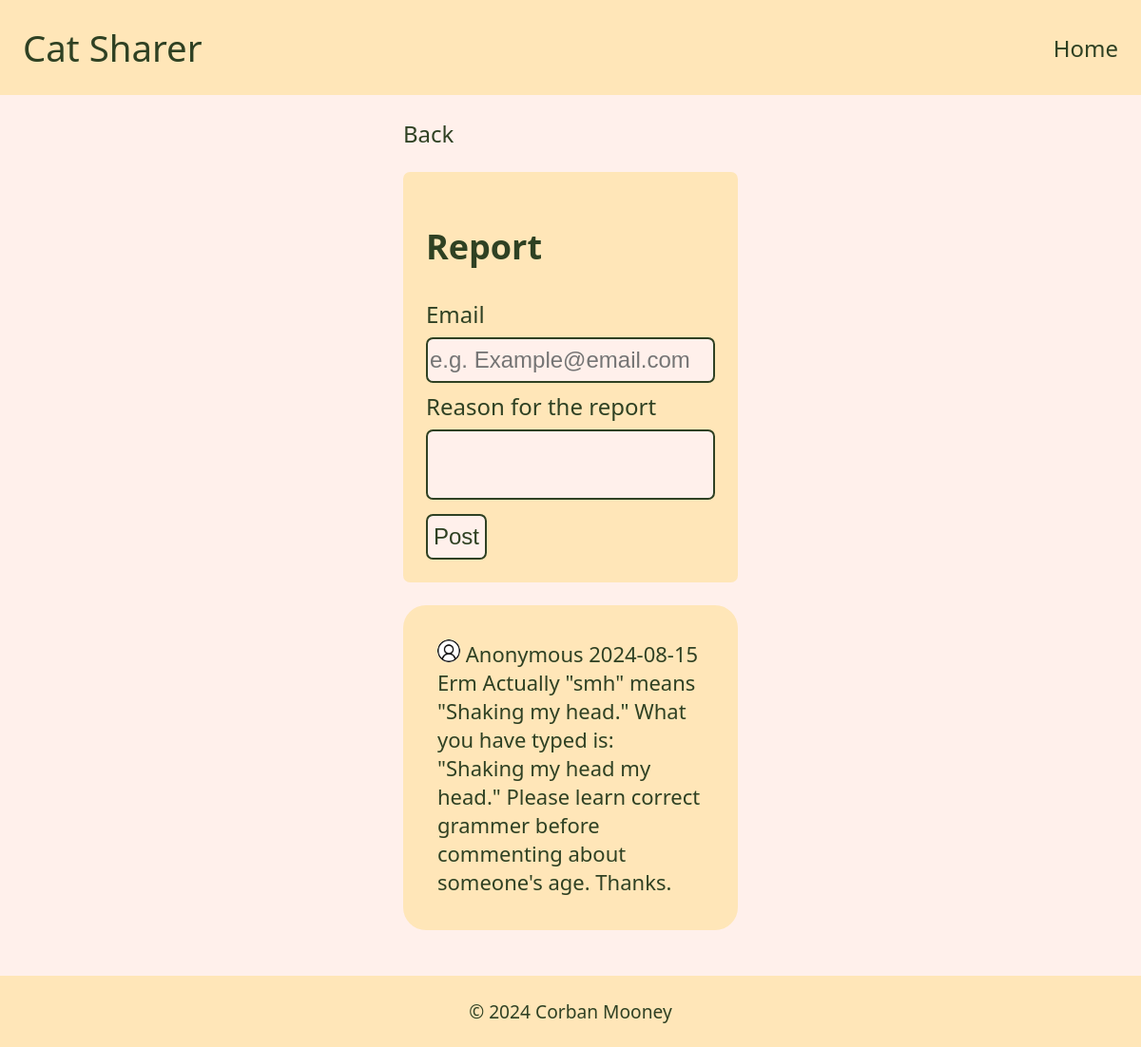
Screenshot of /site/formCommentReport.php?code=38&id=2 with the database file from the repository.
### tables this page shows
CREATE TABLE `Comments` (
  `code` bigint NOT NULL AUTO_INCREMENT,
  `id` bigint NOT NULL,
  `words` varchar(250) NOT NULL,
  `cDate` date NOT NULL,
  `cPass` varchar(25) NOT NULL,
  PRIMARY KEY (`code`),
  KEY `id` (`id`),
  CONSTRAINT `Comments_ibfk_3` FOREIGN KEY (`id`) REFERENCES `Uploads` (`id`) ON DELETE CASCADE ON UPDATE RESTRICT
);

### site/formCommentReport.php (the view, shortened to what this page needs)
<?php
include 'partials/top.php';
$commentCode = $_GET['code'] ?? '';
$db = connectToDB();
$query = 'SELECT code, id, words, cDate FROM Comments WHERE code = ?';
try {
    $stmt = $db->prepare($query);
    $stmt->execute([$commentCode]);
    $comment = $stmt->fetch();
}
catch (PDOException $e) {
    consoleLog($e->getMessage(), 'DB List Fetch', ERROR);
    die('There was an error getting data from the database');
}
echo '<a href="viewPost.php?id=' . $comment['id'] . '">Back</a> <br>';
?>
<form method = "post" action = <?php echo '"reportComment.php?code=' . $commentCode . '&id=' . $comment['id'] . '"' ?> >
       <h2>Report</h2>
       <label>Email</label>
       <input name = 'email'
              type = 'email'
              placeholder = 'e.g. Example@email.com'
              oninvalid="this.setCustomValidity('An email is required')"
              required>
       <label>Reason for the report</label>
       <textarea name = 'reason'
              required></textarea>
       <input type="submit"
              value="Post" onclick="return confirm(`Report post? (This cannot be undone)`);">
</form>
<?php
echo '<ul id="comment">';
echo  '<img src="images/User.png" style="height: 1rem; width: 1rem;">';
echo  ' Anonymous ' . $comment['cDate'];
echo  '<br>';
echo  $comment['words'];
echo  '</ul>';
include 'partials/bottom.php';

### site/css/styles.css (style rules this page uses)
* { box-sizing: border-box; }
html { font-family: system-ui, -apple-system, BlinkMacSystemFont, 'Segoe UI', Roboto, Oxygen, Ubuntu, Cantarell, 'Open Sans', 'Helvetica Neue', sans-serif; font-size: 24px; }
body { display: flex; background-color: #FFF0EB; color: #2F4123; margin: 0; min-height: 100vh; flex-direction: column; align-items: center; }
main a { color: #2F4123; text-decoration: none; }
ul { list-style: none; padding: 3px; width: max-content; margin: 1rem auto; }
#comment { padding: 1.5rem; background-color: #FFE6B8; border-radius: 1rem; width: 370px; max-width: 100%; font-size: 22px; word-wrap: break-word }
#comment img { background-color: white; border-radius: 100%; }
form { width: 100%; max-width: 100%; margin: 1rem auto; padding: 1rem; background-color: #FFE6B8; border-radius: 0.3rem; }
form label { color: #2F4123; }
input[type=text], input[type=email], input[type=password] { width: 100%; height: 2rem; margin: 8px 0; box-sizing: border-box; border-radius: 0.3rem; background-color: #FFF0EB; color: #2F4123; outline: none; border: 2px solid #2F4123; max-width: 100%; }
input[type=submit] { width: auto; height: 2rem; box-sizing: border-box; border-radius: 0.3rem; background-color: #FFF0EB; color: #2F4123; outline: none; border: 2px solid #2F4123; }
textarea { width: 100%; height: auto; margin: 8px 0; box-sizing: border-box; border-radius: 0.3rem; background-color: #FFF0EB; color: #2F4123; outline: none; border: 2px solid #2F4123; font-size: inherit; font-family: inherit; resize: none; }
label { display: block; color: white; }
input, select { display: block; font-size: inherit; }

### rows the page displays
comments: cDate "2024-08-15", words "Erm Actually \"smh\" means \"Shaking my head.\" What you have typed is: \"Shaking my head my head.\" Please learn correct grammer before commenting about someone's age. Thanks."

### other values shown
SITE_NAME "Cat Sharer"
